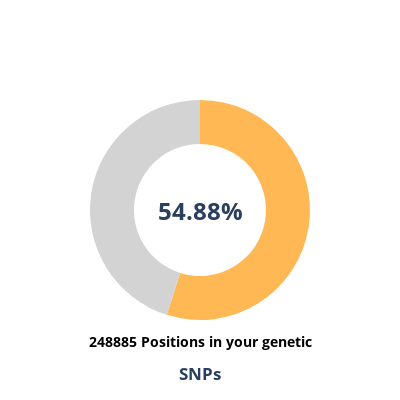
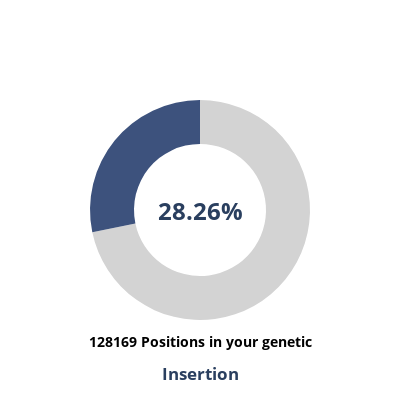
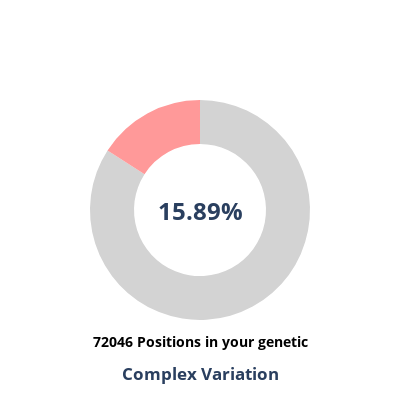
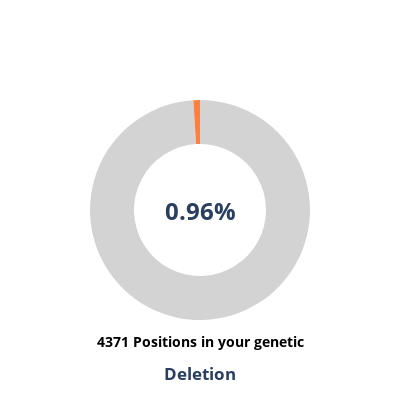

The notebook cell saved with these charts, in order:
### Code cell
import plotly.graph_objects as go

for i in variant_counts_percent.index:    
    # Data for the single progress bar
    value = variant_counts_percent[i]  # Percentage of progress
    color = {'Complex Variation':'FF9999', 'Deletion':'FF7F3E', 'Insertion':'3D527D', 'SNPs':'FFB854'}  # Custom color for progress
    label = f"<b>{variant_counts[i]} Positions in your genetic</b>"  # Label for the progress bar
    #description = "DUIS AUTE IRURE DOL ORIN REPREHENDERIT IN VELIT ESSE CILLUM FUGIAT NULLA PARI"

    # Create the pie chart (donut chart)
    fig = go.Figure(go.Pie(
        values=[value, 100 - value],  # Progress and remaining part
        labels=["", ""],  # Hide labels
        hole=0.6,  # Creates a donut shape
        direction="clockwise",
        marker=dict(colors=[color[i], "lightgray"]),  # Custom color and gray for remaining
        textinfo="none",  # Hide Pie chart labels
        showlegend=False
    ))

    # Add percentage text inside the donut chart
    fig.add_annotation(
        text=f"<b>{value}%</b>", showarrow=False,
        xref="paper", yref="paper",
        x=0.5, y=0.5, font=dict(size=24)
    )

    # Add label below the chart
    fig.add_annotation(
        text=f"<b>{label}</b>", showarrow=False,
        xref="paper", yref="paper",
        x=0.5, y=-0.15, font=dict(size=14, color="black")
    )

    # Layout adjustments
    fig.update_layout(
        title=f"<b>{i}</b>",
        height=400, width=400,
        showlegend=False
    )

    #Set title to center and below of the chart
    fig.update_layout(
        title_x=0.5,
        title_y=0.05
    )
    fig.update_layout(
        title_x=0.5
    )

    #Background transparency
    fig.update_layout(
        plot_bgcolor='rgba(0,0,0,0)',
        paper_bgcolor='rgba(0,0,0,0)'
    )

    # adjust 3D aspect
    fig.update_layout(
        scene=dict(
            aspectmode='data'
        )
    )


    # Display the figure
    fig.show()

### Figure 1 — Plotly figure (JSON) as saved in the notebook; plotly's stock layout.template omitted (floating-point values rounded to 4 significant figures)
{"data": [{"direction": "clockwise", "hole": 0.6, "labels": ["", ""], "marker": {"colors": ["FFB854", "lightgray"]}, "showlegend": false, "textinfo": "none", "type": "pie", "values": [54.88, 45.12]}], "layout": {"annotations": [{"font": {"size": 24}, "showarrow": false, "text": "<b>54.88%</b>", "x": 0.5, "xref": "paper", "y": 0.5, "yref": "paper"}, {"font": {"color": "black", "size": 14}, "showarrow": false, "text": "<b><b>248885 Positions in your genetic</b></b>", "x": 0.5, "xref": "paper", "y": -0.15, "yref": "paper"}], "height": 400, "paper_bgcolor": "rgba(0,0,0,0)", "plot_bgcolor": "rgba(0,0,0,0)", "scene": {"aspectmode": "data"}, "showlegend": false, "title": {"text": "<b>SNPs</b>", "x": 0.5, "y": 0.05}, "width": 400}}

### Figure 2 — Plotly figure (JSON) as saved in the notebook; plotly's stock layout.template omitted (floating-point values rounded to 4 significant figures)
{"data": [{"direction": "clockwise", "hole": 0.6, "labels": ["", ""], "marker": {"colors": ["3D527D", "lightgray"]}, "showlegend": false, "textinfo": "none", "type": "pie", "values": [28.26, 71.74]}], "layout": {"annotations": [{"font": {"size": 24}, "showarrow": false, "text": "<b>28.26%</b>", "x": 0.5, "xref": "paper", "y": 0.5, "yref": "paper"}, {"font": {"color": "black", "size": 14}, "showarrow": false, "text": "<b><b>128169 Positions in your genetic</b></b>", "x": 0.5, "xref": "paper", "y": -0.15, "yref": "paper"}], "height": 400, "paper_bgcolor": "rgba(0,0,0,0)", "plot_bgcolor": "rgba(0,0,0,0)", "scene": {"aspectmode": "data"}, "showlegend": false, "title": {"text": "<b>Insertion</b>", "x": 0.5, "y": 0.05}, "width": 400}}

### Figure 3 — Plotly figure (JSON) as saved in the notebook; plotly's stock layout.template omitted (floating-point values rounded to 4 significant figures)
{"data": [{"direction": "clockwise", "hole": 0.6, "labels": ["", ""], "marker": {"colors": ["FF9999", "lightgray"]}, "showlegend": false, "textinfo": "none", "type": "pie", "values": [15.89, 84.11]}], "layout": {"annotations": [{"font": {"size": 24}, "showarrow": false, "text": "<b>15.89%</b>", "x": 0.5, "xref": "paper", "y": 0.5, "yref": "paper"}, {"font": {"color": "black", "size": 14}, "showarrow": false, "text": "<b><b>72046 Positions in your genetic</b></b>", "x": 0.5, "xref": "paper", "y": -0.15, "yref": "paper"}], "height": 400, "paper_bgcolor": "rgba(0,0,0,0)", "plot_bgcolor": "rgba(0,0,0,0)", "scene": {"aspectmode": "data"}, "showlegend": false, "title": {"text": "<b>Complex Variation</b>", "x": 0.5, "y": 0.05}, "width": 400}}

### Figure 4 — Plotly figure (JSON) as saved in the notebook; plotly's stock layout.template omitted (floating-point values rounded to 4 significant figures)
{"data": [{"direction": "clockwise", "hole": 0.6, "labels": ["", ""], "marker": {"colors": ["FF7F3E", "lightgray"]}, "showlegend": false, "textinfo": "none", "type": "pie", "values": [0.96, 99.04]}], "layout": {"annotations": [{"font": {"size": 24}, "showarrow": false, "text": "<b>0.96%</b>", "x": 0.5, "xref": "paper", "y": 0.5, "yref": "paper"}, {"font": {"color": "black", "size": 14}, "showarrow": false, "text": "<b><b>4371 Positions in your genetic</b></b>", "x": 0.5, "xref": "paper", "y": -0.15, "yref": "paper"}], "height": 400, "paper_bgcolor": "rgba(0,0,0,0)", "plot_bgcolor": "rgba(0,0,0,0)", "scene": {"aspectmode": "data"}, "showlegend": false, "title": {"text": "<b>Deletion</b>", "x": 0.5, "y": 0.05}, "width": 400}}
